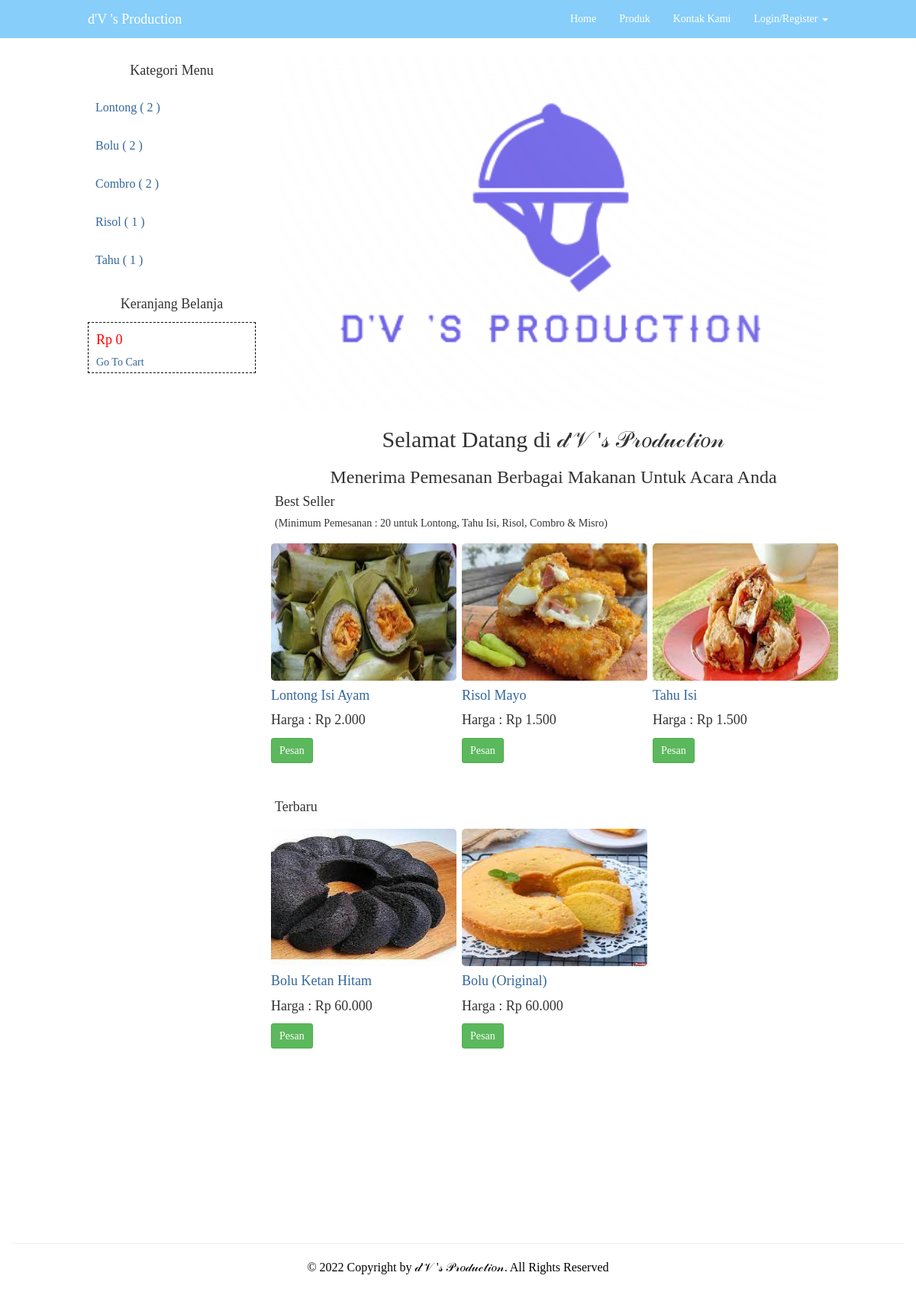
The page / on the database its author committed.
### tables this page shows
CREATE TABLE `kategori_produk` (
  `id` int(11) NOT NULL,
  `nama` varchar(30) NOT NULL,
  `deskripsi` text NOT NULL
);

CREATE TABLE `produk` (
  `id` int(11) NOT NULL,
  `nama` varchar(30) NOT NULL,
  `deskripsi` text NOT NULL,
  `gambar` varchar(50) NOT NULL,
  `harga` decimal(10,0) NOT NULL,
  `kategori_produk_id` int(11) NOT NULL
);

### inc/config.php (called while the page is built, shortened)
<?php
	$url = "";
?>

### index.php (the view, shortened to what this page needs)
<?php
	include"inc/config.php";
	include"layout/header.php";
?>
	<div class="container" style="font-family: Maiandra GD;">
		<div class="row">
			<div class="col-md-3">
				<div style="width:100%; height:auto; padding-top:3px;padding-bottom:3px;">
					<h4 class="text-center">Kategori Menu</h4>
				</div>
				<ul class="kategori">
				<?php
					$kategori = mysql_query("SELECT * FROM kategori_produk");
					while($data = mysql_fetch_array($kategori)){
				?>
				<li><a href="<?php echo $url; ?>produk.php?kategori=<?php echo $data['id'] ?>"><?php echo $data['nama']; ?> (
				<?php
					$ck = mysql_num_rows(mysql_query("SELECT * FROM produk WHERE kategori_produk_id='$data[id]'"));
					if($ck > 0){ echo $ck; }else{ echo 0; } ?>
				)</a></li>
				<?php } ?>
				</ul>
				<div style="width:100%; height:auto; padding-top:3px;padding-bottom:3px;">
					<h4 class="text-center">Keranjang Belanja</h4>
				</div>
				<div style="width:100%; height:auto; padding-top:3px;padding-bottom:3px; padding-left:10px; border: 1px dashed #000;">
					<?php
						if(isset($_SESSION['cart'])){
						$total = 0;
						$cart = unserialize($_SESSION['cart']);
							if($cart == ''){
							$cart = [];
							}
							foreach($cart as $id => $qty){
							$product = mysql_fetch_array(mysql_query("select * from produk WHERE id='$id'"));
							if(isset($product)){
							$t = $qty * $product['harga'];
							$total += $t;
							}
							}
							echo '<h4 style="color:#f00;">Rp '. number_format($total, 0, ',', '.') .'</h4>';
							}else{
							echo '<h4 style="color:#f00;">Rp 0</h4>';
							}
					?>
					<a href="<?php echo $url; ?>keranjang.php">Go To Cart</a>
				</div>
			</div>
			<div class="col-md-9">
				<div class="row">
					<div class="col-md-12 text-center">
						<img src="<?php echo $url.'assets/img/logo.png'; ?>" width="100%">
						<h2>Selamat Datang di 𝒹'𝒱 '𝓈 𝒫𝓇𝑜𝒹𝓊𝒸𝓉𝒾𝑜𝓃</h2>
						<h3>Menerima Pemesanan Berbagai Makanan Untuk Acara Anda</h3>
					</div>
					<div class="col-md-15">
						<div style="background:#ffffff; width:100%; height:auto; padding-top:3px;padding-bottom:3px; padding-left:10px;"><br>
							<h4>Best Seller</h4>
							<h5>(Minimum Pemesanan : 20 untuk Lontong, Tahu Isi, Risol, Combro & Misro)</h5>
						</div>
						<?php
							$k = mysql_query("SELECT * FROM produk ORDER BY id ASC limit 3");
							while($data = mysql_fetch_array($k)){
						?>
						<div class="col-md-4 content-menu">
							<a href="<?php echo $url; ?>produk.php?id=<?php echo $data['id'] ?>">
							<img style="width: 243px; height: 180px; border-radius: 5px;" src="<?php echo $url; ?>uploads/<?php echo $data['gambar'] ?>">
							<h4><?php echo $data['nama'] ?></h4>
							</a>
							<p style="font-size:18px">Harga : Rp <?php echo number_format($data['harga'], 0, ',', '.') ?></p>
							<p>
								<a href="<?php echo $url; ?>keranjang.php?act=beli&&produk_id=<?php echo $data['id'] ?>" class="btn btn-success btn-sm" href="#" role="button">Pesan</a>
							</p>
						</div>
						<?php } ?>
					</div>
				</div>
				<div class="row">
					<div class="col-md-15">
					<br/>
						<div style="background:#ffffff; width:100%; height:auto; padding-top:3px;padding-bottom:3px; padding-left:10px;">
							<h4>Terbaru</h4>
						</div>
						<?php
							$k = mysql_query("SELECT * FROM produk ORDER BY id DESC limit 2");
							while($data = mysql_fetch_array($k)){
						?>
					<div class="col-md-4 content-menu">
						<a href="<?php echo $url; ?>produk.php?id=<?php echo $data['id'] ?>">
						<img style="width: 243px; height: 180px; border-radius: 5px;" src="<?php echo $url; ?>uploads/<?php echo $data['gambar'] ?>">
						<h4><?php echo $data['nama'] ?></h4>
						</a>
						<p style="font-size:18px">Harga : Rp <?php echo number_format($data['harga'], 0, ',', '.') ?></p>
						<p>
						<a href="<?php echo $url; ?>keranjang.php?act=beli&&produk_id=<?php echo $data['id'] ?>" class="btn btn-success btn-sm" href="#" role="button">Pesan</a>
						</p>
					</div>
						<?php } ?>
					</div>
				</div>
			</div>
		</div>
	</div>
    <?php include"layout/footer.php"; ?>

### layout/header.php (shortened to what this page needs)
<!DOCTYPE html>
<html lang="en">
  <head>
    <link href="assets/bootstrap/css/bootstrap.css" rel="stylesheet">
    <link href="assets/bootstrap/css/datetimepicker.css" rel="stylesheet">
    <link href="assets/css/navbar-fixed-top.css" rel="stylesheet">
    <link href="assets/css/style.css" rel="stylesheet">
  </head>
  <body>
    <nav class="navbar navbar-default navbar-fixed-top navbar-blue" style="background:#87CEFA;">
      <div class="container">
        <div class="navbar-header">
          <a class="navbar-brand" href="index.php" style="font-family: Lucida Handwriting;">d'V 's Production</a>
        </div>
        <div id="navbar" class="navbar-collapse collapse" >
          <ul class="nav navbar-nav navbar-right" style="font-family: Berlin Sans FB;">
            <li><a href="index.php">Home</a></li>
            <li><a href="produk.php">Produk</a></li>
            <li><a href="kontak.php">Kontak Kami</a></li>
            <?php if(!empty($_SESSION['iam_user'])){ ?>
            <?php
              $user = mysql_fetch_object(mysql_query("select * from user where id='$_SESSION[iam_user]'"));
            ?>
            <li><a href="pembayaran.php">Pembayaran</a></li>
            <li><a href="info.php">Info Pembayaran</a></li>
            <li class="dropdown">
              <a href="#" class="dropdown-toggle" data-toggle="dropdown" role="button" aria-haspopup="true" aria-expanded="false">Hi <?php echo $user->nama; ?> <span class="caret"></span></a>
              <ul class="dropdown-menu">
                <li><a href="profile.php">Profil</a></li>
                <li><a href="logout.php">Logout</a></li>
              </ul>
            </li>
            <?php }else{ ?>
              <li class="dropdown">
              <a href="#" class="dropdown-toggle" data-toggle="dropdown" role="button" aria-haspopup="true" aria-expanded="false">Login/Register <span class="caret"></span></a>
            </li>
            <?php } ?>
          </ul>
        </div>
      </div>
    </nav>

### layout/footer.php (shortened to what this page needs)
<html>
<body>
	<div class="footer">
		<br/>
		<footer class="text-center">
			<div class="col-md-12" style="color:black; font-family: Maiandra GD; font-size: 16px;">
			<hr>
			© 2022 Copyright by 𝒹'𝒱 '𝓈 𝒫𝓇𝑜𝒹𝓊𝒸𝓉𝒾𝑜𝓃. All Rights Reserved
			</div>
		</footer>
	</div>
</body>
</html>

### assets/css/navbar-fixed-top.css (style rules this page uses)
body { padding-top: 70px; }

### assets/css/style.css (style rules this page uses)
@media (min-width: 768px) { .container { width: 750px; } }
@media (min-width: 992px) { .container { width: 970px; } }
@media (min-width: 1200px) { .container { width: 1000px; } }
.kategori li { list-style:none; margin-left:-40px; font-size:16px; line-height:30px; }
.content-menu { background-color: #FFF; padding:5px; }
* { transition: all 200ms ease-in-out; }
body { background-color: #fff; }
.navbar-blue { background-color: #87CEFA; border:none; color: #FFF; }
.navbar-blue .navbar-brand { color: #FFF; }
.navbar-blue .navbar-nav li > a { color:#FFF; }
.kategori { background-color: #FFF; }
.kategori li { padding:10px; }
.footer { background:#fff; width:100%; height:60px; margin-top:200px; margin-bottom:50px; }

### rows shown on the page
kategori_produk: nama "Lontong", ck "2"
kategori_produk: nama "Bolu", ck "2"
kategori_produk: nama "Combro", ck "2"
kategori_produk: nama "Risol", ck "1"
kategori_produk: nama "Tahu", ck "1"
produk: gambar (picture), nama "Lontong Isi Ayam", harga "2.000"
produk: gambar (picture), nama "Risol Mayo", harga "1.500"
produk: gambar (picture), nama "Tahu Isi", harga "1.500"
produk: gambar (picture), nama "Bolu Ketan Hitam", harga "60.000"
produk: gambar (picture), nama "Bolu (Original)", harga "60.000"
